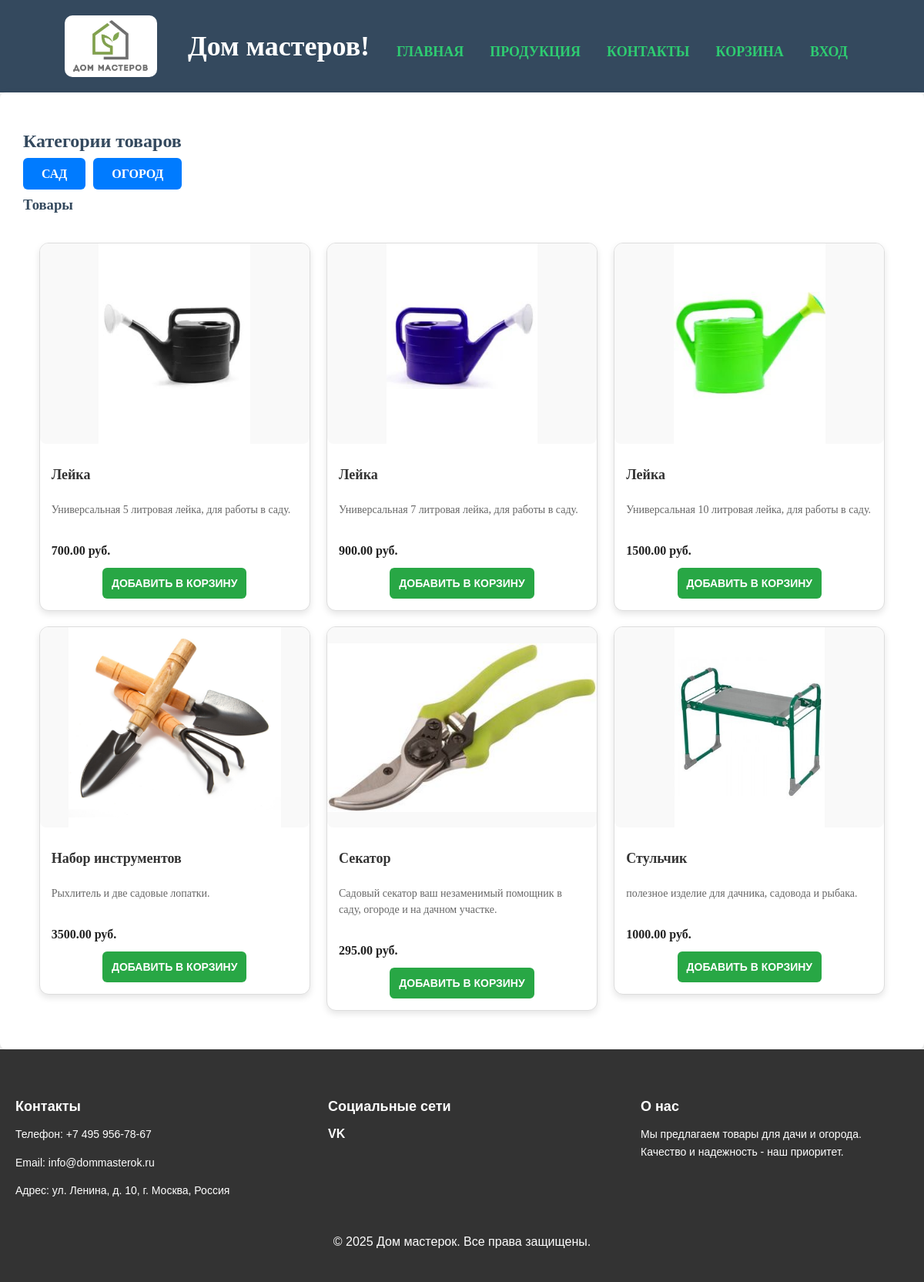
The page /ProizCom/products.php?category_id=1 on the database its author committed.
### tables this page shows
CREATE TABLE `Categories` (
  `id` int NOT NULL,
  `name` varchar(100) DEFAULT NULL,
  `description` text
);

CREATE TABLE `Products` (
  `id` int NOT NULL,
  `name` varchar(100) DEFAULT NULL,
  `description` text,
  `price` decimal(10,2) DEFAULT NULL,
  `image_path` varchar(255) DEFAULT NULL,
  `category_id` int DEFAULT NULL
);

### ProizCom/products.php (the view, shortened to what this page needs)
<?php
include('connect.php');
include('include/header.php');
$stmt_categories = $conn->prepare("SELECT * FROM Categories");
$stmt_categories->execute();
$result_categories = $stmt_categories->get_result();
$category_id = isset($_GET['category_id']) ? (int)$_GET['category_id'] : 0;
$sql_products = $category_id ?
    "SELECT * FROM Products WHERE category_id = ?" :
    "SELECT * FROM Products";
$stmt_products = $conn->prepare($sql_products);
if ($category_id) {
    $stmt_products->bind_param("i", $category_id);
}
$stmt_products->execute();
$result_products = $stmt_products->get_result();
?>
<!DOCTYPE html>
<html lang="ru">
<head>
    <link rel="stylesheet" href="style.css">
</head>
<body>
<main>
    <section>
        <h2>Категории товаров</h2>
        <ul class="category-list">
            <?php if ($result_categories->num_rows): ?>
                <?php while ($category = $result_categories->fetch_assoc()): ?>
                    <li><a href="?category_id=<?= $category['id'] ?>"><?= $category['name'] ?></a></li>
                <?php endwhile; ?>
            <?php else: ?>
                <li>Категории не найдены</li>
            <?php endif; ?>
        </ul>
        <h3>Товары</h3>
        <div class="products">
            <?php if ($result_products->num_rows): ?>
                <?php while ($product = $result_products->fetch_assoc()):
                    $image_path = file_exists($product['image_path']) ? $product['image_path'] : 'default_image.jpg';
                ?>
                    <div class="product-card">
                        <img src="<?= $image_path ?>" alt="<?= $product['name'] ?>" class="product-image">
                        <div class="product-info">
                            <h4 class="product-name"><?= $product['name'] ?></h4>
                            <p class="product-description"><?= $product['description'] ?></p>
                            <p class="product-price"><?= $product['price'] ?> руб.</p>
                            <form action="cart.php" method="POST">
                                <button type="submit" class="add-to-cart-btn">Добавить в корзину</button>
                            </form>
                        </div>
                    </div>
                <?php endwhile; ?>
            <?php else: ?>
                <p>Товары не найдены</p>
            <?php endif; ?>
        </div>
    </section>
</main>
<?php include('include/footer.php'); ?>
</body>
</html>

### ProizCom/style.css (style rules this page uses)
body { font-family: 'Georgia', serif; background-color: #f4f4f4; color: #333; margin: 0; padding: 0; }
section { padding: 30px; max-width: 1200px; margin: 0 auto; background-color: #fff; border-radius: 8px; box-shadow: 0px 4px 12px rgba(0, 0, 0, 0.1); }
form { display: flex; flex-direction: column; gap: 20px; max-width: 600px; margin: 0 auto; }
form input[type="submit"], form button { background-color: #2ecc71; color: #fff; font-size: 18px; padding: 12px 20px; border: none; cursor: pointer; border-radius: 5px; transition: background-color 0.3s ease; }
h2, h3 { color: #34495e; }
p, label { font-size: 16px; line-height: 1.5; }
button, a { font-weight: bold; text-transform: uppercase; }
.products { display: flex; flex-wrap: wrap; gap: 20px; padding: 20px; }
.product-card { display: flex; width: calc(50% - 20px); background-color: #f4f4f4; border: 1px solid #e0e0e0; border-radius: 8px; box-shadow: 0 4px 8px rgba(0, 0, 0, 0.1); overflow: hidden; transition: transform 0.3s ease, box-shadow 0.3s ease; min-height: 300px; }
.product-image { width: 300px; height: 300px; object-fit: cover; background-color: #f4f4f4; border-radius: 8px; }
.product-info { padding: 45px; margin-top: 15px; flex-grow: 1; }
.product-name { font-size: 1.2em; margin-bottom: 10px; font-weight: bold; color: #333; }
.product-description { font-size: 0.9em; color: #666; margin-bottom: 15px; }
.product-price { font-size: 1.1em; color: #4CAF50; font-weight: bold; margin-bottom: 15px; }
.add-to-cart-btn { background-color: #4CAF50; color: #fff; padding: 10px; border: none; border-radius: 4px; width: 100%; cursor: pointer; font-size: 1em; transition: background-color 0.3s ease; }

### ProizCom/products.php (style rules this page uses)
.category-list { list-style: none; padding: 0; display: flex; flex-wrap: wrap; gap: 10px; margin-bottom: 20px; }
.category-list a { padding: 12px 24px; background: #007BFF; color: #fff; text-decoration: none; font-weight: 600; border-radius: 6px; transition: 0.3s; }
.products { display: grid; grid-template-columns: repeat(auto-fit, minmax(350px, 1fr)); align-items: start; justify-items: center; }
.product-card { background: #fff; width: 350px; border: 1px solid #ddd; border-radius: 12px; overflow: hidden; display: flex; flex-direction: column; }
.product-image { width: 100%; height: 260px; object-fit: contain; background: #f9f9f9; display: block; }
.product-info { padding: 15px; flex: 1; display: flex; flex-direction: column; justify-content: space-between; }
.product-name { font-size: 18px; font-weight: 600; color: #333; margin: 0 0 10px; }
.product-description { font-size: 14px; color: #666; flex: 1; margin-bottom: 15px; }
.product-price { font-size: 16px; font-weight: bold; color: #222; margin-bottom: 10px; }
.add-to-cart-btn { padding: 12px; background: #28a745; color: #fff; border: none; border-radius: 6px; font-size: 14px; cursor: pointer; transition: 0.3s; }

### rows shown on the page
categories: name "САД"
categories: name "ОГОРОД"
products: image_path (picture), name "Лейка", description "Универсальная 5 литровая лейка, для работы в саду.", price "700.00"
products: image_path (picture), name "Лейка", description "Универсальная 7 литровая лейка, для работы в саду.", price "900.00"
products: image_path (picture), name "Лейка", description "Универсальная 10 литровая лейка, для работы в саду.", price "1500.00"
products: image_path (picture), name "Набор инструментов", description "Рыхлитель и две садовые лопатки.", price "3500.00"
products: image_path (picture), name "Секатор", description "Садовый секатор ваш незаменимый помощник в саду, огороде и на дачном участке.", price "295.00"
products: image_path (picture), name "Стульчик", description "полезное изделие для дачника, садовода и рыбака.", price "1000.00"
